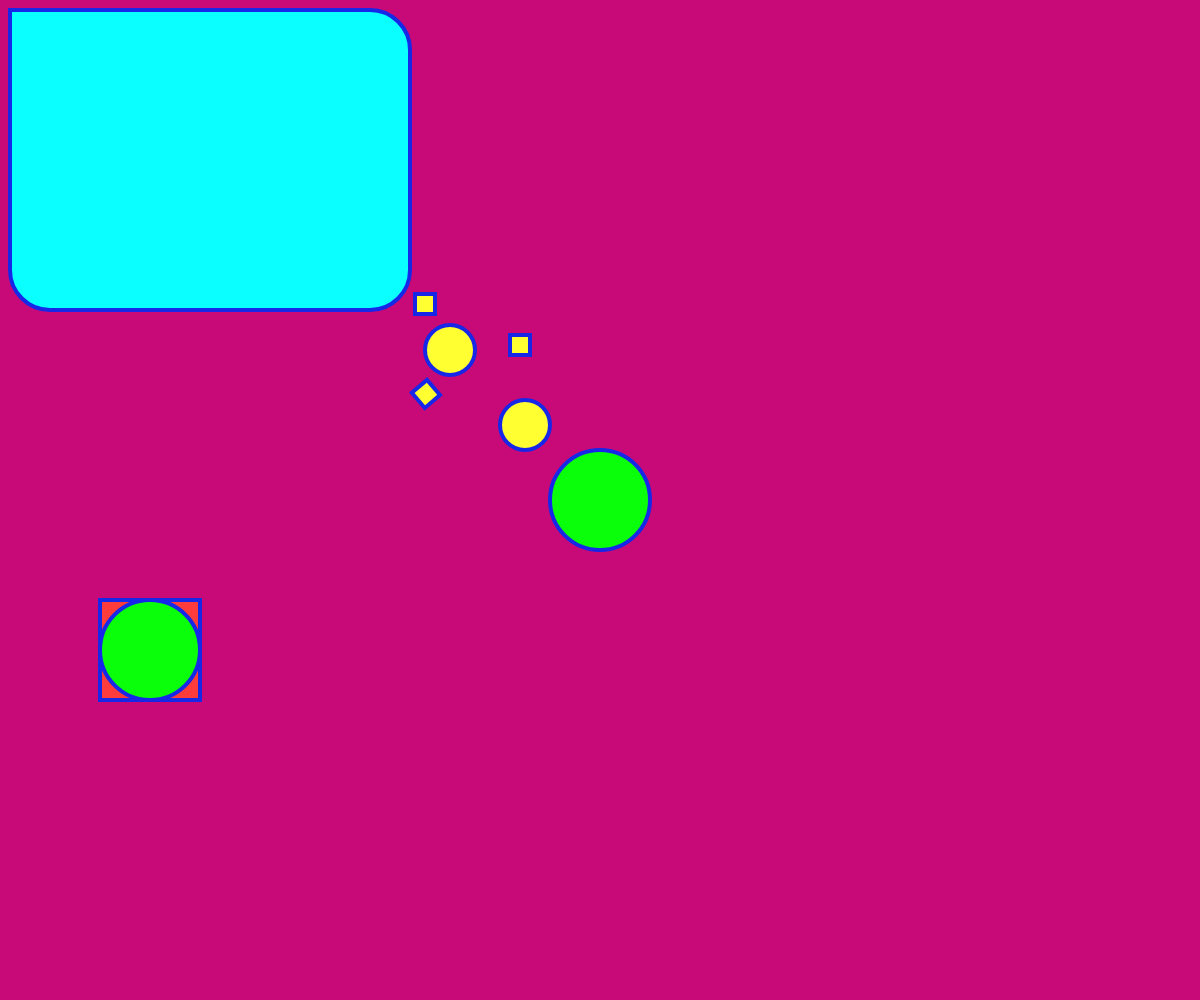
Frame 1 (no input)
Frame 60 (no input): identical to frame 1, image omitted
Frame 120 (the mouse pressed at the canvas centre since frame 60): identical to frame 1, image omitted

The p5.js sketch that drew this single still picture (run headless with seeded random() and noise() and a simulated clock; from frame 60 on, the mouse is pressed at the canvas centre):

// p5.js sketch
// ── sketch.js
function setup() {
  createCanvas(windowWidth, windowHeight);
  background(200, 10, 120);

  fill(10, 255, 255);
  strokeWeight(4);
  stroke("#1727e8")
  rect(10, 10, 400, 300, 0, 40);

  fill(300, 300, 50);
  ellipse(450, 350, 50);

  push();
  translate(440,395);
  rotate(15);
  rect(0, 0, 20);
  pop();

  ellipse(525, 425, 50);
  rect(415, 294, 20);
  rect(510, 335, 20);

  let rectX = 100;
  let rectY = 600;
  let rectD = 100;

  fill(255,60,60);
  rect(rectX, rectY, rectD);
  fill(10,255,10);
  ellipse(rectX + rectD/2, rectY + rectD/2, rectD);

  ellipse(windowWidth/2, windowHeight/2, 100);
}

function draw() {
}
